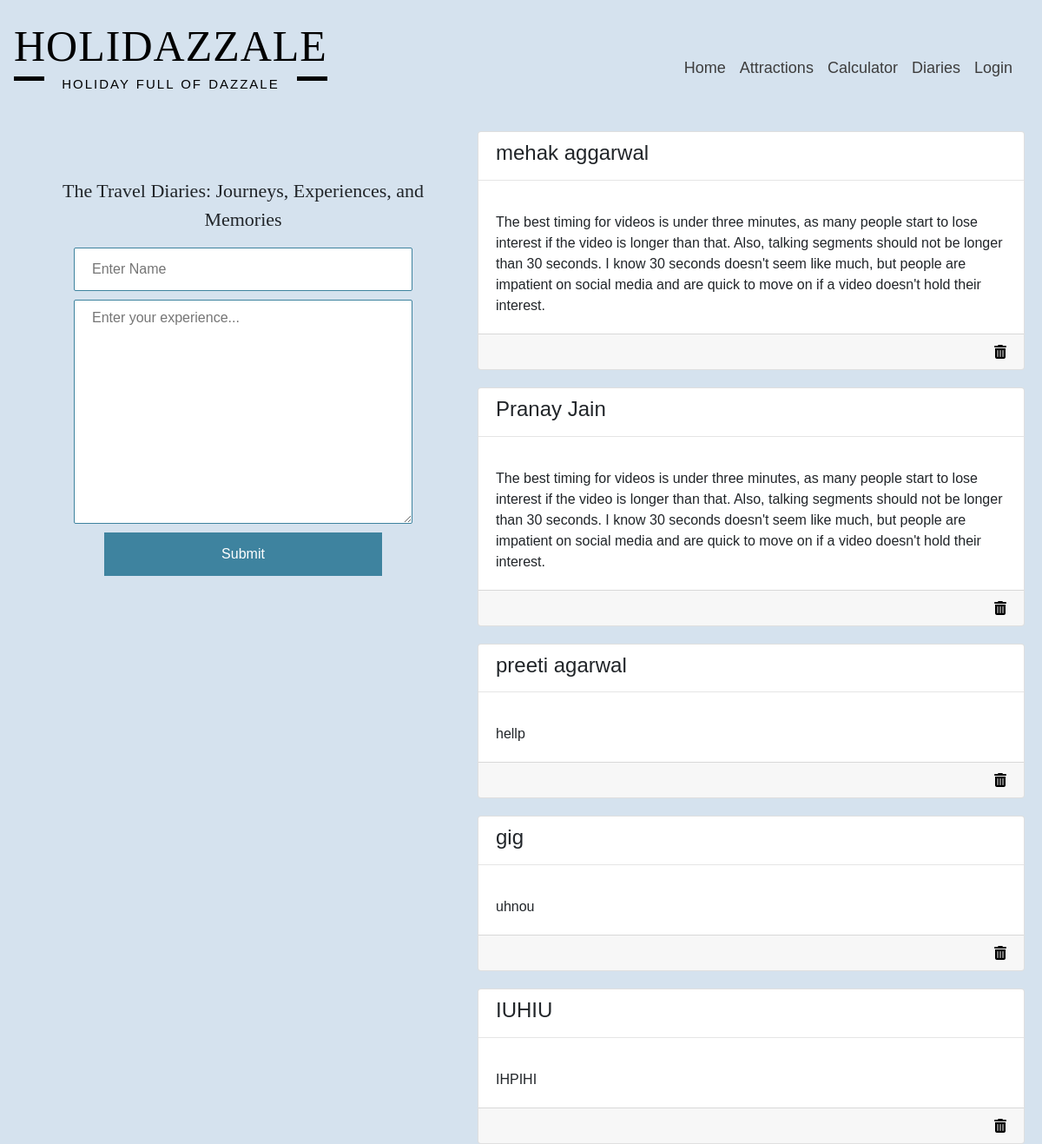
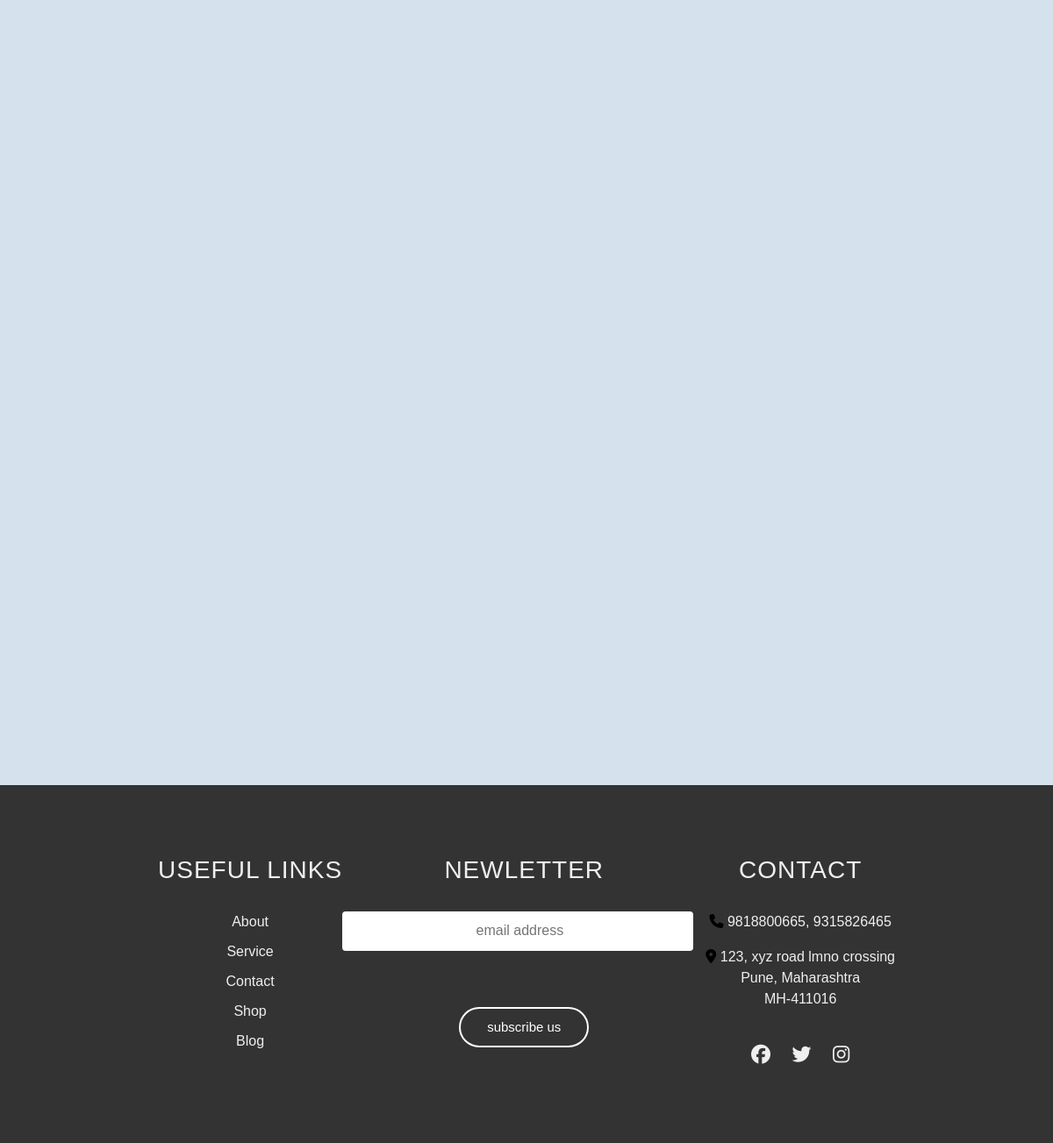
The app's page /blogs/ with its own data (2 pictures, top to bottom).
### project/models.py (models this page shows)
class Blogs(models.Model):
    name = models.CharField(max_length=100, blank=True)
    message = models.CharField(max_length=1000,blank=True)

### project/views.py (the view)
# urls.py: path('blogs/', views.blogs, name='blogs'),
@csrf_exempt
def blogs(response):
    mydata = Blogs.objects.all().values()
    if response.method == 'POST':
        form = MyForm(response.POST)
        if form.is_valid():
            form.save()
            return redirect('blogs')
    else:
        form = MyForm()
    context = {
        'mydata': mydata,
        'form': form
    }
    return render(response, "blogs.html", context)

### project/forms.py
class MyForm(forms.ModelForm):
    class Meta:
        model = Blogs
        fields = {"name","message"}

### project/templates/blogs.html (shortened to what this page needs)
<link rel="stylesheet" href="https://cdnjs.cloudflare.com/ajax/libs/font-awesome/4.7.0/css/font-awesome.min.css">
<body style="background-color: rgb(213, 226, 238);">
    {% include "navbar.html" %}
    <div class="whole">
        <div class="col1">
            <form action="../blogs/" method="POST">
                <div class="ap">
                <p>The Travel Diaries: Journeys, Experiences, and Memories</p></div>
                <center>
                <input type="text" name="name" placeholder="Enter Name" required autocomplete="off">
                <textarea cols="48" rows="10" name="message" placeholder="Enter your experience..." required></textarea>
                <input type="submit" value="Submit" class="btn1">
            </form>
        </div>
        <div class="col2">
            {% for blogs in mydata %}
            <div class="card" style="width: max-width;">
                <h4 style="margin: 10px 20px 0px 20px;">{{ blogs.name }}</h4>
                <hr>
                <div class="card-body">
                <p class="card-text">{{ blogs.message }}</p>
                </div>
                <div class="card-footer">
                    <a href="{% url 'delete_blog' blog_id=blogs.id %} "><i class="fa-solid fa-trash-can"></i></a>
                </div>
            </div>
            {% endfor %}
        </div>
    </div>
    {% include "footer.html" %}
</body>

### project/templates/navbar.html (shortened to what this page needs)
<!DOCTYPE html>
<html lang="en">
<head>
    <link rel="stylesheet" href="https://cdn.jsdelivr.net/npm/bootstrap@4.6.2/dist/css/bootstrap.min.css">
</head>
<body>
<div class="blu">
<nav class="navbar navbar-expand-sm bacck  ">
  <div class="collapse navbar-collapse" id="navbarNavDropdown">
    <div class="navbar-header">
      <div id="grad1">      <div class="nine">
        <h1>holidazzale<span>holiday full of dazzale</span></h1>
        </div></div>
    </div>
    <ul class="navbar-nav">
      <li class="nav-item">
        <a class="nav-link {% if navbar == 'page1' %} active {% endif %}" href="{% url 'page1' %}">Home</a>
      </li>
      <li class="nav-item">
        <a>
<div class="blu1">
          <nav>
            <ul>
             <li style="color:rgb(61, 61, 61)"> Attractions
               </li>
            </ul>
           </nav>
          </div>
        </a>
      </li>
      <li class="nav-item">
        <a class="nav-link {% if navbar == 'page4' %} active {% endif %}" href="{% url 'page4' %}">Calculator</a>
      </li>
      <li class="nav-item">
        <a class="nav-link {% if navbar == 'blogs' %} active {% endif %}" href="{% url 'blogs' %}">Diaries</a>
      </li>
      <li class="nav-item">
        {% if request.user.is_authenticated %}
        <div class="dropdown">
            <a class="nav-link {% if navbar == 'logout' %} active {% endif %}" href="{% url 'signout' %}">Logout</a>
        {% else %}
        <a class="nav-link {% if navbar == 'login' %} active {% endif %}" href="{% url 'login' %}">Login</a>
        {% endif %}
      </li>
    </ul>
    <br>
  </div>
</nav>
</div>

### project/templates/footer.html (shortened to what this page needs)
<html>
<head>
    <link rel="stylesheet" href="https://cdnjs.cloudflare.com/ajax/libs/font-awesome/4.7.0/css/font-awesome.min.css">
</head>
<body>
<br>
<br>
<div class="he">
<div class="foot">
    <div class="coll-1">
        <h3> USEFUL LINKS</h3>
        <a href="#"> About </a>
        <a href="#"> Service </a>
        <a href="#"> Contact </a>
        <a href="#"> Shop </a>
        <a href="#"> Blog </a>
    </div>
    <div class="coll0-2">
        <h3> NEWLETTER </h3>
        <form>
            <input type="text" placeholder=" email address" required>
            <br>
            <button type="submit"> subscribe us </button>
        </form>
    </div>
    <div class="coll-3">
        <h3> CONTACT </h3>
        <p> <i class="fa-solid fa-phone"></i> 9818800665, 9315826465</p>
        <p> <i class="fa-solid fa-location-dot"></i> 123, xyz road lmno crossing<br> Pune, Maharashtra <br> MH-411016 </p>
    <div class="social-icons">
        <i class="fab fa-facebook"></i>
        <i class="fab fa-twitter"></i>
        <i class="fab fa-instagram"></i>
    </div>
</div>
</div>
</div>
</body>
</html>

### project/templates/blogs.html (style rules this page uses)
.card-footer { text-align:right; }
form input[type=text] { height:50px; width:390px; margin-bottom:10px; padding:0 20px; border-radius:2px; display:block; border:1px solid rgb(62, 131, 159); text-align:left; }
.ap p { font-size:22px; font-family: 'Playfair Display', serif; text-align:center; }
textarea { padding:10px 10px; display: block; border:1px solid rgb(62, 131, 159); padding:8 20px; border-radius:2px; display: flex; overflow-wrap: break-word; width:390px; }
.whole { display: flex; flex-direction: row; height: 100vh; margin: 0; margin-left: 30px; }
.col1 { flex: 0 0 auto; width: 500px; margin-top:52px; }
.col2 { flex: 1; margin-bottom:10px; overflow: auto; height: 80%; margin: 0 20px; }
.fa-regular, .fa-solid { color:black; }
.card { margin-bottom:20px; }
.btn1 { margin-top:10px; background-color:rgb(62, 131, 159); color:white; width:320px; border:none; height:50px; }

### project/templates/navbar.html (style rules this page uses)
.blu1 nav {  background-color: #cccccc; }
.blu1 nav ul { margin: 0; padding: 8px; }
.blu1 nav ul li { display: inline; position: relative; padding-bottom:15px; align-items:left; }
.blu1 a { color:blue; }
.blu .nine { margin-top: 15px; }
.blu .nine h1 { text-align:left; font-size:50px; text-transform:uppercase; color:rgb(0, 0, 0); letter-spacing:1px; font-family:"Playfair Display", serif; font-weight:400; }
.blu .nine h1 span { margin-top: 5px; font-size:15px; color:rgb(0, 0, 0); word-spacing:1px; font-weight:normal; letter-spacing:2px; text-transform: uppercase; font-family:"Raleway", sans-serif; font-weight:500; display: grid; grid-template-columns: 1fr max-content 1fr; grid-template-rows: 27px 0; grid-gap: 20px; align-items: left; }
.blu .nine h1 span:after,.nine h1 span:before { content: " "; display: block; text-align:left; border-bottom: 1px solid #000000; border-top: 1px solid #000000; height: 5px; background-color:#000000; }
.blu .bacck { background-color: transparent; font-size: 18px; text-align: right; }
.blu li a { color: rgb(61, 61, 61); }
.blu .navbar-nav { margin-left: auto; padding-top: 5px; margin-right: 10px; }

### project/templates/footer.html (style rules this page uses)
* { margin:0; padding:0 ; font-family: 'poppins', sans-serif; box-sizing: border-box; }
.he .foot { margin-top: 30px; width: 100%; padding: 80px 15%; background: #333; color: #efefef; display: flex; }
.he .foot div { text-align: center; }
.he .coll0-2 { flex-grow: 2; }
.he .foot div h3 { font-weight: 300; margin-bottom: 30px; letter-spacing: 1px; }
.he .coll-1 a { display: block; text-decoration: none ; color: #efefef; margin-bottom: 10px; }
.he form input { width: 400px; height: 45px; border-radius: 4px; text-align: center; margin-top: 20px; margin-bottom: 40px; outline: none; border: none; }
.he form button { background: transparent; border: 2px solid #fff; color: #fff; border-radius: 30px; padding: 10px 30px; font-size: 15px; cursor: pointer; }
.he .social-icons { margin-top: 30px; }
.he .social-icons i { font-size: 22px; margin: 10px; cursor: pointer; }

### records on screen
Blogs: name "mehak aggarwal", message "The best timing for videos is under three minutes, as many people start to lose interest if the video is longer than that. Also, talking segments should not be longer than 30 seconds. I know 30 seconds doesn't seem like much, but people are impatient on social media and are quick to move on if a video doesn't hold their interest."
Blogs: name "Pranay Jain", message "The best timing for videos is under three minutes, as many people start to lose interest if the video is longer than that. Also, talking segments should not be longer than 30 seconds. I know 30 seconds doesn't seem like much, but people are impatient on social media and are quick to move on if a video doesn't hold their interest."
Blogs: name "preeti agarwal", message "hellp"
Blogs: name "gig", message "uhnou"
Blogs: name "IUHIU", message "IHPIHI"
